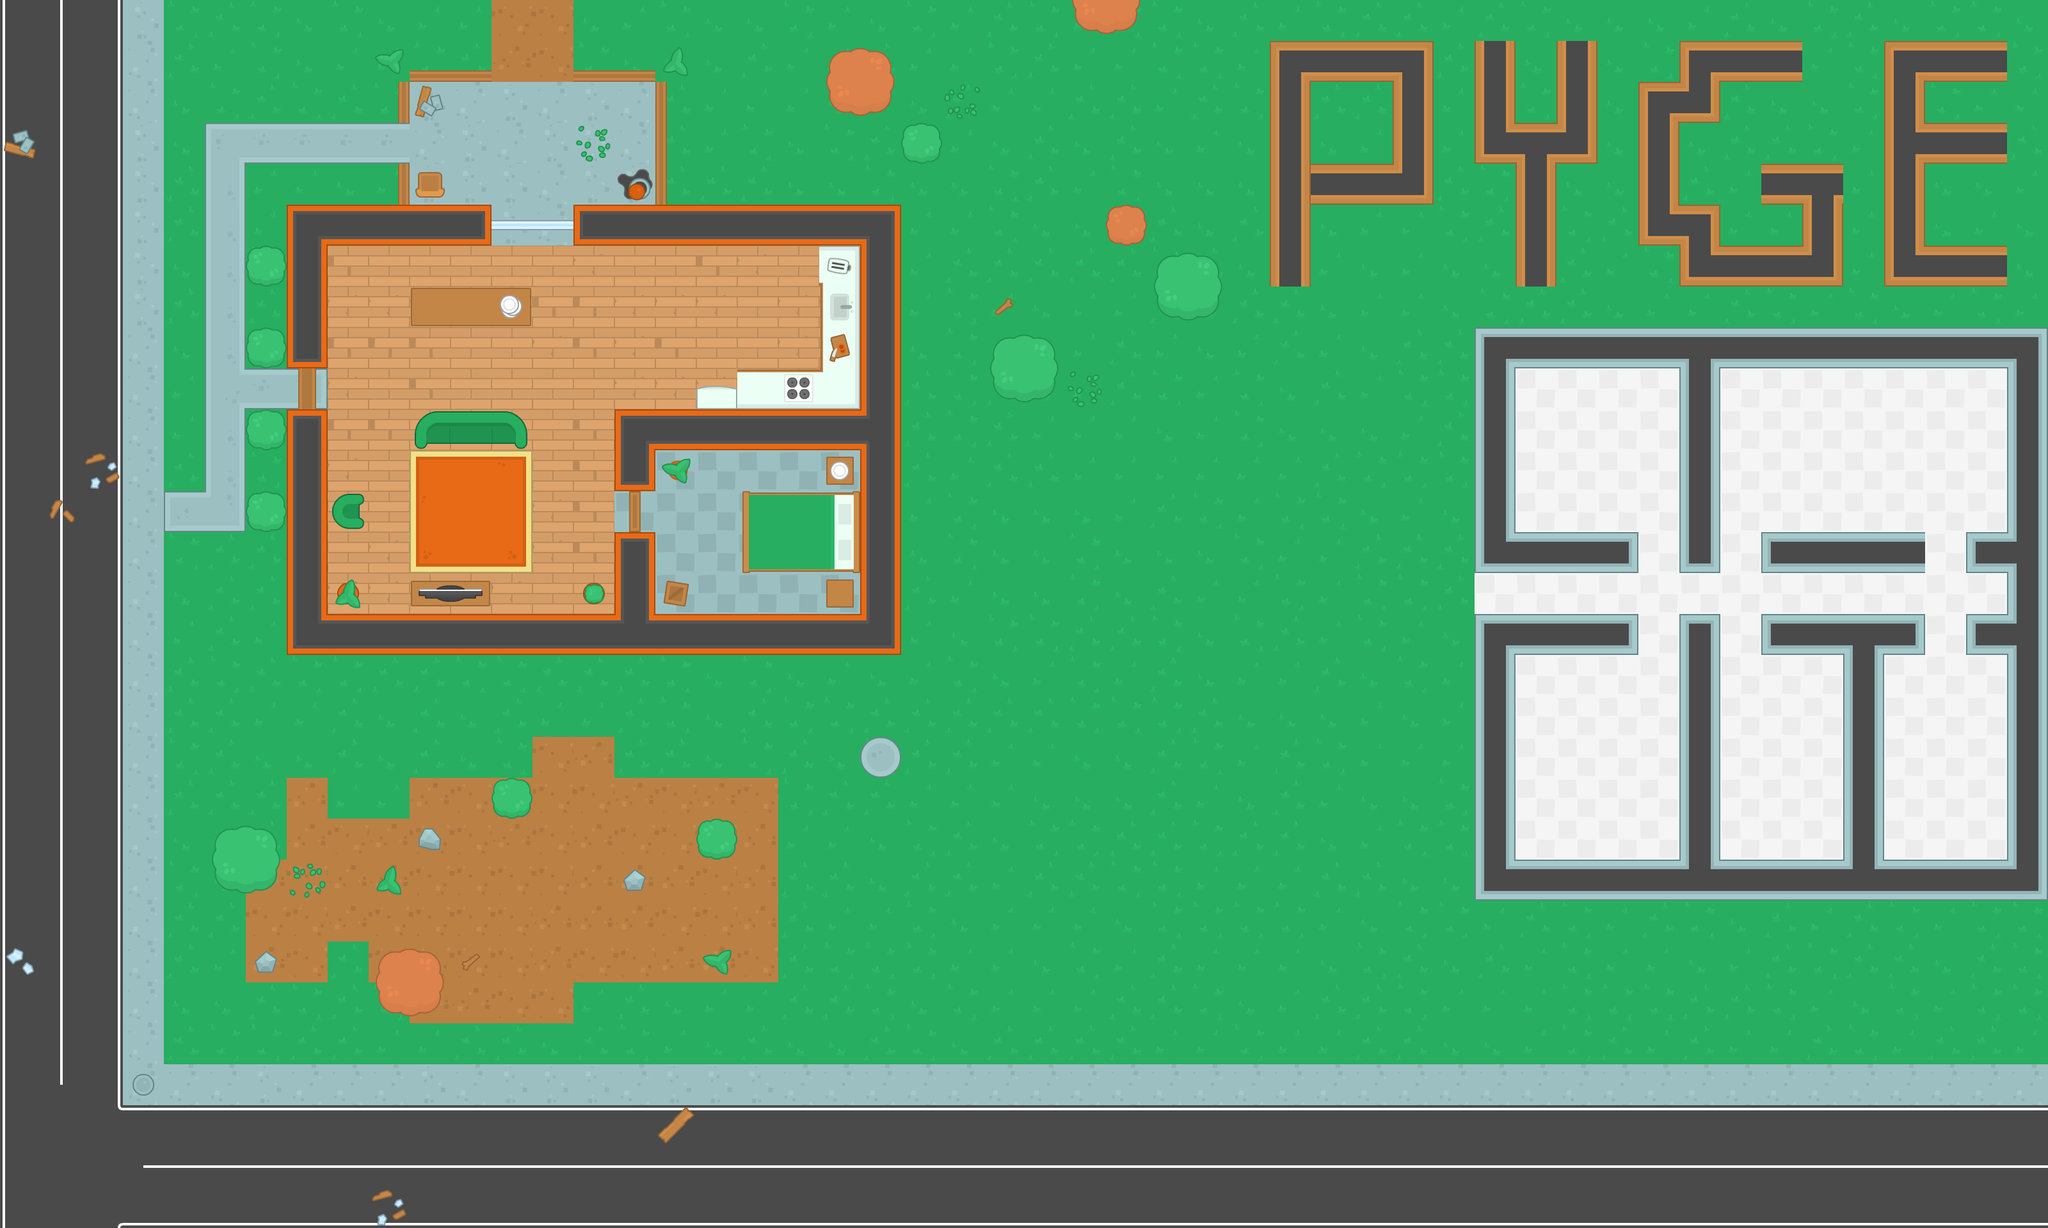

The image is a tile-based game level rendered from a .tmx file. Its description and source (layers, tilesets, objects; grid data summarised) follow:
An orthogonal 50x30 tile map with 64x64 px tiles, 4 tile layers (ground, walls, items, decorations) and 40 objects (38x wall, player, spider).

<map version="1.4" tiledversion="1.4.3" orientation="orthogonal" renderorder="right-down" width="50" height="30" tilewidth="64" tileheight="64" infinite="0" nextlayerid="6" nextobjectid="100">
 <tileset firstgid="1" name="spritesheet_tiles" tilewidth="64" tileheight="64" spacing="10" tilecount="540" columns="27">
  <image source="../img/spritesheet_tiles.png" width="1988" height="1470" />
 </tileset>
 <layer id="1" name="ground" width="50" height="30">
  <data>[1500 cells, 1500 non-empty, 48 distinct tile ids]</data>
 </layer>
 <layer id="2" name="walls" width="50" height="30">
  <data>[1500 cells, 150 non-empty, 24 distinct tile ids]</data>
 </layer>
 <layer id="3" name="items" width="50" height="30">
  <data>[1500 cells, 65 non-empty, 38 distinct tile ids]</data>
 </layer>
 <layer id="4" name="decorations" width="50" height="30">
  <data>[1500 cells, 25 non-empty, 18 distinct tile ids]</data>
 </layer>
 <objectgroup id="5" name="Obstacles">
  <object id="1" name="player" x="205.697" y="793.212" width="32" height="32" />
  <object id="2" name="wall" x="448" y="320" width="320" height="64" />
  <object id="3" name="wall" x="448" y="960" width="960" height="64" />
  <object id="4" name="wall" x="960" y="640" width="384" height="64" />
  <object id="5" name="wall" x="1344" y="384" width="64" height="576" />
  <object id="6" name="wall" x="448" y="384" width="64" height="192" />
  <object id="7" name="wall" x="448" y="640" width="64" height="320" />
  <object id="8" name="wall" x="960" y="832" width="64" height="128" />
  <object id="9" name="wall" x="960" y="704" width="64" height="64" />
  <object id="15" name="wall" x="896" y="320" width="512" height="64" />
  <object id="21" name="wall" x="640" y="448" width="192" height="64" />
  <object id="22" name="wall" x="1168" y="768" width="176" height="128" />
  <object id="23" name="wall" x="1152" y="576" width="128" height="32" />
  <object id="24" name="wall" x="656" y="640" width="160" height="48" />
  <object id="25" name="wall" x="512" y="784" width="48" height="32" />
  <object id="26" name="wall" x="640" y="912" width="128" height="48" />
  <object id="28" name="wall" x="910" y="909" width="35" height="35" />
  <object id="29" name="wall" x="1088" y="608" width="64" height="32" />
  <object id="30" name="wall" x="1040" y="720" width="32" height="32" />
  <object id="31" name="wall" x="528" y="912" width="32" height="32" />
  <object id="34" name="wall" x="656" y="272" width="32" height="48" />
  <object id="35" name="wall" x="1024" y="912" width="48" height="48" />
  <object id="36" name="wall" x="1296" y="896" width="48" height="48" />
  <object id="37" name="wall" x="1296" y="704" width="48" height="48" />
  <object id="38" name="wall" x="1280" y="384" width="16" height="256" />
  <object id="46" name="wall" x="784" y="1232" width="32" height="32" />
  <object id="47" name="wall" x="1104" y="1296" width="32" height="32" />
  <object id="48" name="wall" x="608" y="1504" width="64" height="64" />
  <object id="49" name="wall" x="352" y="1312" width="64" height="64" />
  <object id="50" name="wall" x="1312" y="96" width="64" height="64" />
  <object id="52" name="wall" x="1824" y="416" width="64" height="64" />
  <object id="53" name="wall" x="1744" y="336" width="32" height="32" />
  <object id="54" name="wall" x="1424" y="208" width="32" height="32" />
  <object id="55" name="wall" x="1680" y="-16" width="96" height="64" />
  <object id="56" name="wall" x="1568" y="544" width="64" height="64" />
  <object id="57" name="wall" x="400" y="784" width="32" height="32" />
  <object id="58" name="wall" x="400" y="656" width="32" height="32" />
  <object id="59" name="wall" x="400" y="528" width="32" height="32" />
  <object id="60" name="wall" x="400" y="400" width="32" height="32" />
  <object id="99" name="spider" x="334.667" y="270.667" width="32" height="32" />
 </objectgroup>
</map>
